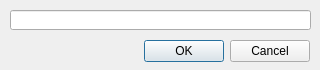
<?xml version="1.0" encoding="UTF-8"?>
<ui version="4.0">
 <class>winNL</class>
 <widget class="QMainWindow" name="winNL">
  <property name="geometry">
   <rect>
    <x>0</x>
    <y>0</y>
    <width>320</width>
    <height>70</height>
   </rect>
  </property>
  <property name="windowTitle">
   <string>Add New Language</string>
  </property>
  <widget class="QWidget" name="centralwidget">
   <widget class="QDialogButtonBox" name="btnOkCancel">
    <property name="geometry">
     <rect>
      <x>10</x>
      <y>40</y>
      <width>300</width>
      <height>23</height>
     </rect>
    </property>
    <property name="standardButtons">
     <set>QDialogButtonBox::Cancel|QDialogButtonBox::Ok</set>
    </property>
    <property name="centerButtons">
     <bool>false</bool>
    </property>
   </widget>
   <widget class="QLineEdit" name="tbNL">
    <property name="geometry">
     <rect>
      <x>10</x>
      <y>10</y>
      <width>301</width>
      <height>20</height>
     </rect>
    </property>
   </widget>
  </widget>
 </widget>
 <resources/>
 <connections/>
</ui>
